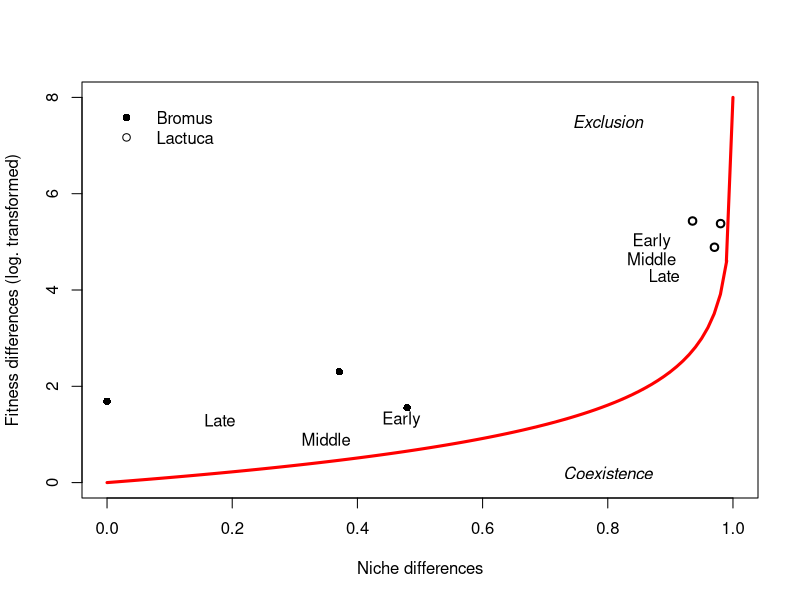

The R script that drew this image:
#Load the alphas and the vital rates

read.csv("lbes_lasthenia_bromus.txt", header=T, row.names = 1, sep="\t") -> lbes
read.csv("lasthenia_bromus_early.txt", header=T, row.names = 1, sep="\t") -> alphas

#create an empty matrix to store the niche differences data
nd_fd <-matrix(NA, nrow= 6, ncol=4)
colnames(nd_fd) <- c("species", "range", "niche_diff", "fit_diff")
nd_fd[,1] <- c("Bromus", "Bromus", "Bromus", "Lactuca","Lactuca","Lactuca")
nd_fd[,2] <- c("Early", "Middle", "Late", "Early", "Middle", "Late")

##Compute niche differences first
##Calculate niche differences only for the experimental alphas
sp_names<-row.names(lbes)
nd<- matrix(NA, nrow= 2, ncol=2)
rownames(nd)<-sp_names
colnames(nd)<-sp_names

for( i in 1:2){
  for(j in 1:2){
    
    nd[i,j] <- 1-(sqrt((alphas[i,j]*alphas[j,i])/(alphas[i,i]*alphas[j,j])))                             
  }
}

##Set negative nd to zero
#nd[nd<0]<-0
#load the value into the matrix
nd_fd[1,3]<-nd[1,2]

read.csv("lasthenia_bromus_middle.txt", header=T, row.names = 1, sep="\t") -> alphas

sp_names<-row.names(lbes)
nd<- matrix(NA, nrow= 2, ncol=2)
rownames(nd)<-sp_names
colnames(nd)<-sp_names

for( i in 1:2){
  for(j in 1:2){
    
    nd[i,j] <- 1-(sqrt((alphas[i,j]*alphas[j,i])/(alphas[i,i]*alphas[j,j])))                             
  }
}

##Set negative nd to zero
#nd[nd<0]<-0
#load the value into the matrix
nd_fd[2,3]<-nd[1,2]

read.csv("lasthenia_bromus_late.txt", header=T, row.names = 1, sep="\t") -> alphas

sp_names<-row.names(lbes)
nd<- matrix(NA, nrow= 2, ncol=2)
rownames(nd)<-sp_names
colnames(nd)<-sp_names

for( i in 1:2){
  for(j in 1:2){
    
    nd[i,j] <- 1-(sqrt((alphas[i,j]*alphas[j,i])/(alphas[i,i]*alphas[j,j])))                             
  }
}

##Set negative nd to zero
nd[nd<0]<-0
#load the value into the matrix
nd_fd[3,3]<-nd[1,2]


read.csv("lbes_lasthenia_lactuca.txt", header=T, row.names = 1, sep="\t") -> lbes
read.csv("lasthenia_lactuca_early.txt", header=T, row.names = 1, sep="\t") -> alphas

sp_names<-row.names(lbes)
nd<- matrix(NA, nrow= 2, ncol=2)
rownames(nd)<-sp_names
colnames(nd)<-sp_names

for( i in 1:2){
  for(j in 1:2){
    
    nd[i,j] <- 1-(sqrt((alphas[i,j]*alphas[j,i])/(alphas[i,i]*alphas[j,j])))                             
  }
}

##Set negative nd to zero
#nd[nd<0]<-0
#load the value into the matrix
nd_fd[4,3]<-nd[1,2]

read.csv("lasthenia_lactuca_middle.txt", header=T, row.names = 1, sep="\t") -> alphas

sp_names<-row.names(lbes)
nd<- matrix(NA, nrow= 2, ncol=2)
rownames(nd)<-sp_names
colnames(nd)<-sp_names

for( i in 1:2){
  for(j in 1:2){
    
    nd[i,j] <- 1-(sqrt((alphas[i,j]*alphas[j,i])/(alphas[i,i]*alphas[j,j])))                             
  }
}

##Set negative nd to zero
#nd[nd<0]<-0
#load the value into the matrix
nd_fd[5,3]<-nd[1,2]

read.csv("lasthenia_lactuca_late.txt", header=T, row.names = 1, sep="\t") -> alphas

sp_names<-row.names(lbes)
nd<- matrix(NA, nrow= 2, ncol=2)
rownames(nd)<-sp_names
colnames(nd)<-sp_names

for( i in 1:2){
  for(j in 1:2){
    
    nd[i,j] <- 1-(sqrt((alphas[i,j]*alphas[j,i])/(alphas[i,i]*alphas[j,j])))                             
  }
}

##Set negative nd to zero
#nd[nd<0]<-0
#load the value into the matrix
nd_fd[6,3]<-nd[1,2]


#Now the fitness differences

#Compute fitness differences
#Demographic differences

read.csv("lbes_lasthenia_bromus.txt", header=T, row.names = 1, sep="\t") -> lbes
read.csv("lasthenia_bromus_early.txt", header=T, row.names = 1, sep="\t") -> alphas

dd <-outer(lbes$eta -1, lbes$eta -1, FUN="/")
rownames(dd)<-sp_names
colnames(dd)<-sp_names

#Competitive response differences

crd<- matrix(NA, nrow= 2, ncol=2)
rownames(crd)<-sp_names
colnames(crd)<-sp_names

for( i in 1:2){
  for(j in 1:2){
    
    crd[i,j] <- (sqrt((alphas[j,i]*alphas[j,j])/(alphas[i,i]*alphas[i,j])))                             
  }
}

# Multiply demographic differences by competitive response differences to obtain an estimate of average fitness differences. 

fd<-log(dd*crd)

nd_fd[1,4]<-fd[1,2]


read.csv("lasthenia_bromus_middle.txt", header=T, row.names = 1, sep="\t") -> alphas

dd <-outer(lbes$eta -1, lbes$eta -1, FUN="/")
rownames(dd)<-sp_names
colnames(dd)<-sp_names

#Competitive response differences

crd<- matrix(NA, nrow= 2, ncol=2)
rownames(crd)<-sp_names
colnames(crd)<-sp_names

for( i in 1:2){
  for(j in 1:2){
    
    crd[i,j] <- (sqrt((alphas[j,i]*alphas[j,j])/(alphas[i,i]*alphas[i,j])))                             
  }
}

# Multiply demographic differences by competitive response differences to obtain an estimate of average fitness differences. 

fd<-log(dd*crd)

nd_fd[2,4]<-fd[1,2]

read.csv("lasthenia_bromus_late.txt", header=T, row.names = 1, sep="\t") -> alphas

dd <-outer(lbes$eta -1, lbes$eta -1, FUN="/")
rownames(dd)<-sp_names
colnames(dd)<-sp_names

#Competitive response differences

crd<- matrix(NA, nrow= 2, ncol=2)
rownames(crd)<-sp_names
colnames(crd)<-sp_names

for( i in 1:2){
  for(j in 1:2){
    
    crd[i,j] <- (sqrt((alphas[j,i]*alphas[j,j])/(alphas[i,i]*alphas[i,j])))                             
  }
}

# Multiply demographic differences by competitive response differences to obtain an estimate of average fitness differences. 

fd<-log(dd*crd)

nd_fd[3,4]<-fd[1,2]


read.csv("lbes_lasthenia_lactuca.txt", header=T, row.names = 1, sep="\t") -> lbes
read.csv("lasthenia_lactuca_early.txt", header=T, row.names = 1, sep="\t") -> alphas

dd <-outer(lbes$eta -1, lbes$eta -1, FUN="/")
rownames(dd)<-sp_names
colnames(dd)<-sp_names

#Competitive response differences

crd<- matrix(NA, nrow= 2, ncol=2)
rownames(crd)<-sp_names
colnames(crd)<-sp_names

for( i in 1:2){
  for(j in 1:2){
    
    crd[i,j] <- (sqrt((alphas[j,i]*alphas[j,j])/(alphas[i,i]*alphas[i,j])))                             
  }
}

# Multiply demographic differences by competitive response differences to obtain an estimate of average fitness differences. 

fd<-log(dd*crd)

nd_fd[4,4]<-fd[1,2]

read.csv("lasthenia_lactuca_middle.txt", header=T, row.names = 1, sep="\t") -> alphas

dd <-outer(lbes$eta -1, lbes$eta -1, FUN="/")
rownames(dd)<-sp_names
colnames(dd)<-sp_names

#Competitive response differences

crd<- matrix(NA, nrow= 2, ncol=2)
rownames(crd)<-sp_names
colnames(crd)<-sp_names

for( i in 1:2){
  for(j in 1:2){
    
    crd[i,j] <- (sqrt((alphas[j,i]*alphas[j,j])/(alphas[i,i]*alphas[i,j])))                             
  }
}

# Multiply demographic differences by competitive response differences to obtain an estimate of average fitness differences. 

fd<-log(dd*crd)

nd_fd[5,4]<-fd[1,2]


read.csv("lasthenia_lactuca_late.txt", header=T, row.names = 1, sep="\t") -> alphas

dd <-outer(lbes$eta -1, lbes$eta -1, FUN="/")
rownames(dd)<-sp_names
colnames(dd)<-sp_names

#Competitive response differences

crd<- matrix(NA, nrow= 2, ncol=2)
rownames(crd)<-sp_names
colnames(crd)<-sp_names

for( i in 1:2){
  for(j in 1:2){
    
    crd[i,j] <- (sqrt((alphas[j,i]*alphas[j,j])/(alphas[i,i]*alphas[i,j])))                             
  }
}

# Multiply demographic differences by competitive response differences to obtain an estimate of average fitness differences. 

fd<-log(dd*crd)

nd_fd[6,4]<-fd[1,2]


#Now lets do the plotting 
plot(nd_fd[1:3,3], nd_fd[1:3,4], pch=16, lwd=2, xlab="Niche differences", ylab="Fitness differences (log. transformed)",  ylim=c(0,8), xlim=c(0,1))
points(nd_fd[4:6,3], nd_fd[4:6,4], pch=1, lwd=2)
curve(log(1/(1-x)), add=T, col="red", lwd=3)
legend(0, 8, c("Bromus", "Lactuca"), col = c(1, 1), lwd=c(1,1), lty=c(0,0),  pch=c(16,1), bty="n",
       merge = TRUE)

arrows(x0=0.9895, x1=1, y0=4.6, y1=8, length=0, lty=1, lwd=3, col="red")

#Bromus
text(x=0.47, y=1.3, "Early")
text(x=0.35, y=0.9, "Middle")
text(x=0.18, y=1.3, "Late")

#Lactuca
text(x=0.87, y=5, "Early")
text(x=0.87, y=4.65, "Middle")
text(x=0.89, y=4.3, "Late")

text(x=0.8,y=7.5, "Exclusion", font=3)
text(x=0.8,y=0.2, "Coexistence", font=3)




